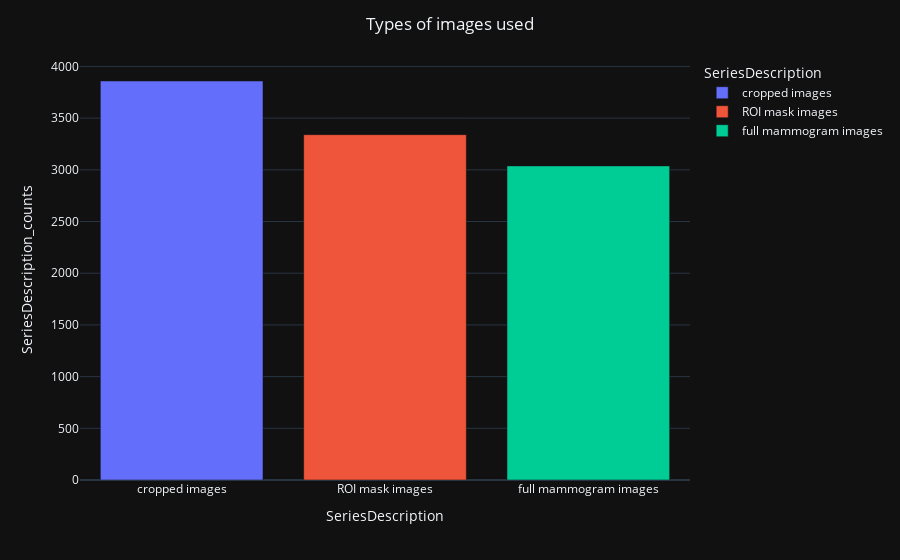

Write notebook code for a chart like this one.
### Code cell
ba_1 = px.bar(data_frame=r, x = 'SeriesDescription', y='SeriesDescription_counts', color='SeriesDescription')
ba_1.update_layout(title_text='Types of images used', title_x=0.5)
ba_1.show()

### Figure 1 — Plotly figure (JSON) as saved in the notebook; plotly's stock layout.template omitted (floating-point values rounded to 4 significant figures)
{"data": [{"alignmentgroup": "True", "hovertemplate": "SeriesDescription=%{x}<br>SeriesDescription_counts=%{y}<extra></extra>", "legendgroup": "cropped images", "marker": {"color": "#636efa", "pattern": {"shape": ""}}, "name": "cropped images", "offsetgroup": "cropped images", "orientation": "v", "showlegend": true, "textposition": "auto", "x": ["cropped images"], "xaxis": "x", "y": [3859], "yaxis": "y", "type": "bar"}, {"alignmentgroup": "True", "hovertemplate": "SeriesDescription=%{x}<br>SeriesDescription_counts=%{y}<extra></extra>", "legendgroup": "ROI mask images", "marker": {"color": "#EF553B", "pattern": {"shape": ""}}, "name": "ROI mask images", "offsetgroup": "ROI mask images", "orientation": "v", "showlegend": true, "textposition": "auto", "x": ["ROI mask images"], "xaxis": "x", "y": [3340], "yaxis": "y", "type": "bar"}, {"alignmentgroup": "True", "hovertemplate": "SeriesDescription=%{x}<br>SeriesDescription_counts=%{y}<extra></extra>", "legendgroup": "full mammogram images", "marker": {"color": "#00cc96", "pattern": {"shape": ""}}, "name": "full mammogram images", "offsetgroup": "full mammogram images", "orientation": "v", "showlegend": true, "textposition": "auto", "x": ["full mammogram images"], "xaxis": "x", "y": [3038], "yaxis": "y", "type": "bar"}], "layout": {"xaxis": {"anchor": "y", "domain": [0.0, 1.0], "title": {"text": "SeriesDescription"}, "categoryorder": "array", "categoryarray": ["cropped images", "ROI mask images", "full mammogram images"]}, "yaxis": {"anchor": "x", "domain": [0.0, 1.0], "title": {"text": "SeriesDescription_counts"}}, "legend": {"title": {"text": "SeriesDescription"}, "tracegroupgap": 0}, "margin": {"t": 60}, "barmode": "relative", "title": {"text": "Types of images used", "x": 0.5}}}
